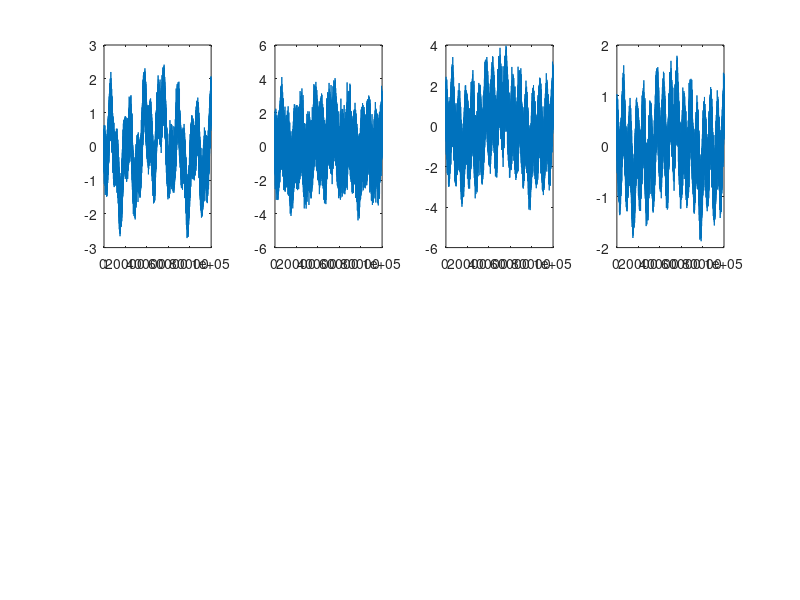

The MATLAB script that drew this image: (Note: this script raises an error after producing the figure.)
%Number of sample points
N=100000;
rng(0,'twister')

%Generate artificial signals
t = linspace(-10,10,N);
X = [sin(2*t) ; cos(0.5*t) ; cos(5*t) ; randn(1,N)];

%Generate mixtures
Z = rand(4,4)*X;

%Plots mixtures
for i=1:4
subplot(2,4,i)
plot(Z(i,:));
end
drawnow;

X = double(X);
tic;
[W, Sphere] = runica(X, 'bias', 'off', 'extended', 0);
[W, fval, k] = rtr_ica(X, struct('nl_func',2, 'nl_rate', 1, 'max_loop', 200, 'whitened', 0, 'etaF', 1e-12, 'etaW', 1e-4));
[W, Sphere] = neo_ica(X, struct('verbose',1,'extended',0));
toc;

IndependentComponents = W*X;
%Plots independent components
subplot(2,1,2);
for i=1:4
subplot(2,4,4+i)
plot(IndependentComponents(i,:));
end
drawnow;
